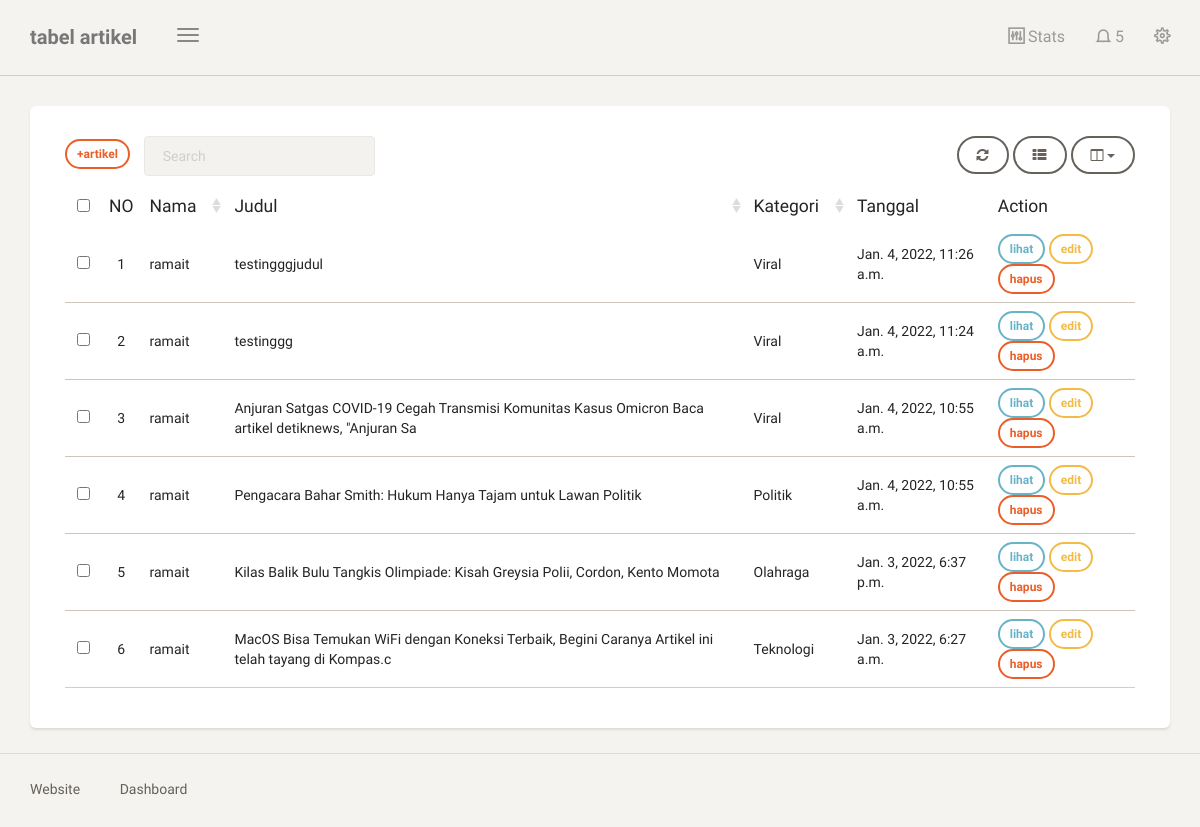
The app's page /dashboard/artikel/ (signed in) with its own data.
### blog/models.py (models this page shows, shortened)
class Artikel(models.Model):
    nama = models.ForeignKey(User, on_delete=models.CASCADE, blank=True, null=True)
    judul = models.CharField(max_length=100)
    body = RichTextUploadingField(blank=True, null=True,
                                      config_name='special',
                                      external_plugin_resources=[(
                                          'youtube',
                                          '/static/ckeditor_plugins/youtube/youtube/',
                                          'plugin.js',
                                      )]
    )
    kategory = models.ForeignKey(Kategori, on_delete=models.CASCADE)
    date = models.DateTimeField(auto_now_add=True)
    class Meta:
        ordering =['-date']
        verbose_name_plural = "Artikel"

class Kategori(models.Model):
    nama = models.CharField(max_length=20)
    def __str__(self):
        return self.nama
    class Meta:
        verbose_name_plural = "Kategori"

### blog/views.py (the view)
# urls.py: path('artikel/', artikel, name='tabel_artikel'),
@login_required
def artikel(request):
    template_name = "back/tabel_artikel.html"
    artikel = Artikel.objects.filter(nama = request.user)
    context = {
        'title':'tabel artikel',
        'artikel':artikel,
    }
    return render(request, template_name, context)

### templates/back/tabel_artikel.html (shortened to what this page needs)
{% extends 'back/base.html' %} {% block content %}
<div class="content">
    <div class="container-fluid">
        <div class="row">
            <div class="col-md-12">
                <div class="card">
                    <div class="card-content">
                        <div class="toolbar">
                            <a class="btn btn-sm btn-danger" href="{% url 'tambah_artikel' %}">+artikel</a> &nbsp;&nbsp;&nbsp;
                        </div>
                        <table id="bootstrap-table" class="table">
                            <thead>
                                <th data-field="id" class="text-center">NO</th>
                                <th data-field="name" data-sortable="true">Nama</th>
                                <th data-field="salary" data-sortable="true">Judul</th>
                                <th data-field="country" data-sortable="true">Kategori</th>
                                <th data-field="city">Tanggal</th>
                                <th>Action</th>
                            </thead>
                            <tbody>
                                {% for a in artikel %}
                                <tr>
                                    <td>{{forloop.counter}}</td>
                                    <td>{{a.nama}}</td>
                                    <td>{{a.judul}}</td>
                                    <td>{{a.kategory}}</td>
                                    <td>{{a.date}}</td>
                                    <td>
                                        <a class="btn btn-sm btn-info" href="{% url 'lihat_artikel' a.id %}">lihat</a>
                                        <a class="btn btn-sm btn-warning" href="{% url 'edit_artikel' a.id %}">edit</a>
                                        <a onclick="return confirm('yakin ingin menghapus ?');" class="btn btn-sm btn-danger" href="{% url 'delete_artikel' a.id %}">hapus</a>
                                    </td>
                                </tr>
                                {% endfor %}
                            </tbody>
                        </table>
                    </div>
                </div>
            </div>
        </div>
    </div>
</div>
{% endblock content %} {% block js %} {% endblock js %}

### templates/back/base.html (shortened to what this page needs)
{% load static %}
<!doctype html>
<html lang="en">
<head>
    <link href="{% static 'back/css/bootstrap.min.css' %}" rel="stylesheet" />
    <link href="{% static 'back/css/paper-dashboard.css' %}" rel="stylesheet" />
    <link href="{% static 'back/css/demo.css' %}" rel="stylesheet" />
    <link href="https://maxcdn.bootstrapcdn.com/font-awesome/latest/css/font-awesome.min.css" rel="stylesheet">
    <link href="{% static 'back/css/themify-icons.css' %}" rel="stylesheet">
</head>
<body>
    <div class="wrapper">
        <div class="main-panel">
            <nav class="navbar navbar-default">
                <div class="container-fluid">
                    <div class="navbar-header">
                        <button type="button" class="navbar-toggle">
	                        <span class="icon-bar bar1"></span>
	                        <span class="icon-bar bar2"></span>
	                        <span class="icon-bar bar3"></span>
	                    </button>
                        <a class="navbar-brand" href="#datatable">{{title}}</a>
                    </div>
                    <div class="collapse navbar-collapse">
                        <ul class="nav navbar-nav navbar-right">
                            <li>
                                <a href="#stats" class="dropdown-toggle btn-magnify" data-toggle="dropdown">
                                    <i class="ti-panel"></i>
                                    <p>Stats</p>
                                </a>
                            </li>
                            <li class="dropdown">
                                <a href="#notigfications" class="dropdown-toggle" data-toggle="dropdown">
                                    <i class="ti-bell"></i>
                                    <span class="notification">5</span>
                                </a>
                            </li>
                            <li>
                                <a href="#settings" class="btn-rotate">
                                    <i class="ti-settings"></i>
                                </a>
                            </li>
                        </ul>
                    </div>
                </div>
            </nav>
            {% block content %} {% endblock content %}
            <footer class="footer">
                <div class="container-fluid">
                    <nav class="pull-left">
                        <ul>
                            <li>
                                <a href="{% url 'index' %}">
	                                Website
	                            </a>
                            </li>
                            <li>
                                <a href="{% url 'dashboard' %}">
	                               Dashboard
	                            </a>
                            </li>
                        </ul>
                    </nav>
                </div>
            </footer>
        </div>
    </div>
</body>
</html>

### templates/back/menu.html (shortened to what this page needs)
{% load static %}

### records on screen
Artikel: nama "ramait", judul "testingggjudul", kategory "Viral", date "Jan. 4, 2022, 11:26 a.m."
Artikel: nama "ramait", judul "testinggg", kategory "Viral", date "Jan. 4, 2022, 11:24 a.m."
Artikel: nama "ramait", judul "Anjuran Satgas COVID-19 Cegah Transmisi Komunitas Kasus Omicron Baca artikel detiknews, \"Anjuran Sa", kategory "Viral", date "Jan. 4, 2022, 10:55 a.m."
Artikel: nama "ramait", judul "Pengacara Bahar Smith: Hukum Hanya Tajam untuk Lawan Politik", kategory "Politik", date "Jan. 4, 2022, 10:55 a.m."
Artikel: nama "ramait", judul "Kilas Balik Bulu Tangkis Olimpiade: Kisah Greysia Polii, Cordon, Kento Momota", kategory "Olahraga", date "Jan. 3, 2022, 6:37 p.m."
Artikel: nama "ramait", judul "MacOS Bisa Temukan WiFi dengan Koneksi Terbaik, Begini Caranya Artikel ini telah tayang di Kompas.c", kategory "Teknologi", date "Jan. 3, 2022, 6:27 a.m."

### other values on screen
{{ title }} "tabel artikel"
